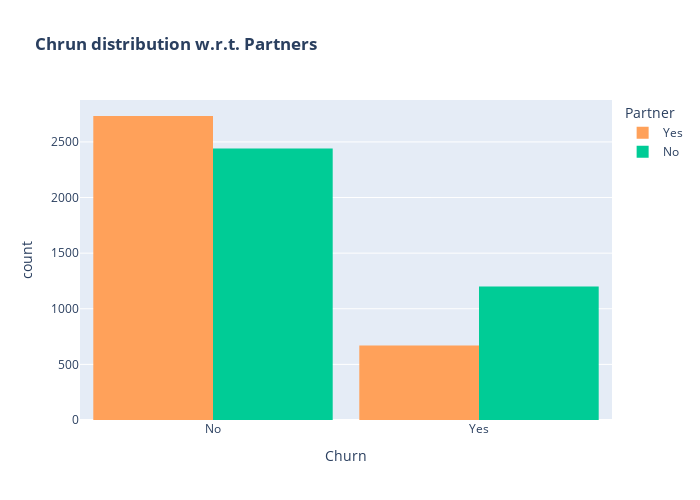

Notebook source saved alongside this figure:
### Markdown cell above
* Customers without dependents are more likely to churn

### Code cell
color_map = {"Yes": '#FFA15A', "No": '#00CC96'}
fig = px.histogram(df, x="Churn", color="Partner", barmode="group", title="<b>Chrun distribution w.r.t. Partners</b>", color_discrete_map=color_map)
fig.update_layout(width=700, height=500, bargap=0.1)
fig.show()

### Figure 1 — Plotly figure (JSON) as saved in the notebook; plotly's stock layout.template omitted (floating-point values rounded to 4 significant figures; data arrays with more than 128 entries replaced by an {"elided": "..."} marker saying what was removed)
{"data": [{"alignmentgroup": "True", "bingroup": "x", "hovertemplate": "Partner=Yes<br>Churn=%{x}<br>count=%{y}<extra></extra>", "legendgroup": "Yes", "marker": {"color": "#FFA15A", "pattern": {"shape": ""}}, "name": "Yes", "offsetgroup": "Yes", "orientation": "v", "showlegend": true, "type": "histogram", "x": {"elided": "3402 str values"}, "xaxis": "x", "yaxis": "y"}, {"alignmentgroup": "True", "bingroup": "x", "hovertemplate": "Partner=No<br>Churn=%{x}<br>count=%{y}<extra></extra>", "legendgroup": "No", "marker": {"color": "#00CC96", "pattern": {"shape": ""}}, "name": "No", "offsetgroup": "No", "orientation": "v", "showlegend": true, "type": "histogram", "x": {"elided": "3641 str values"}, "xaxis": "x", "yaxis": "y"}], "layout": {"bargap": 0.1, "barmode": "group", "height": 500, "legend": {"title": {"text": "Partner"}, "tracegroupgap": 0}, "title": {"text": "<b>Chrun distribution w.r.t. Partners</b>"}, "width": 700, "xaxis": {"anchor": "y", "autorange": true, "domain": [0, 1], "range": [-0.5, 1.5], "title": {"text": "Churn"}, "type": "category"}, "yaxis": {"anchor": "x", "autorange": true, "domain": [0, 1], "range": [0, 2877.0], "title": {"text": "count"}}}}
